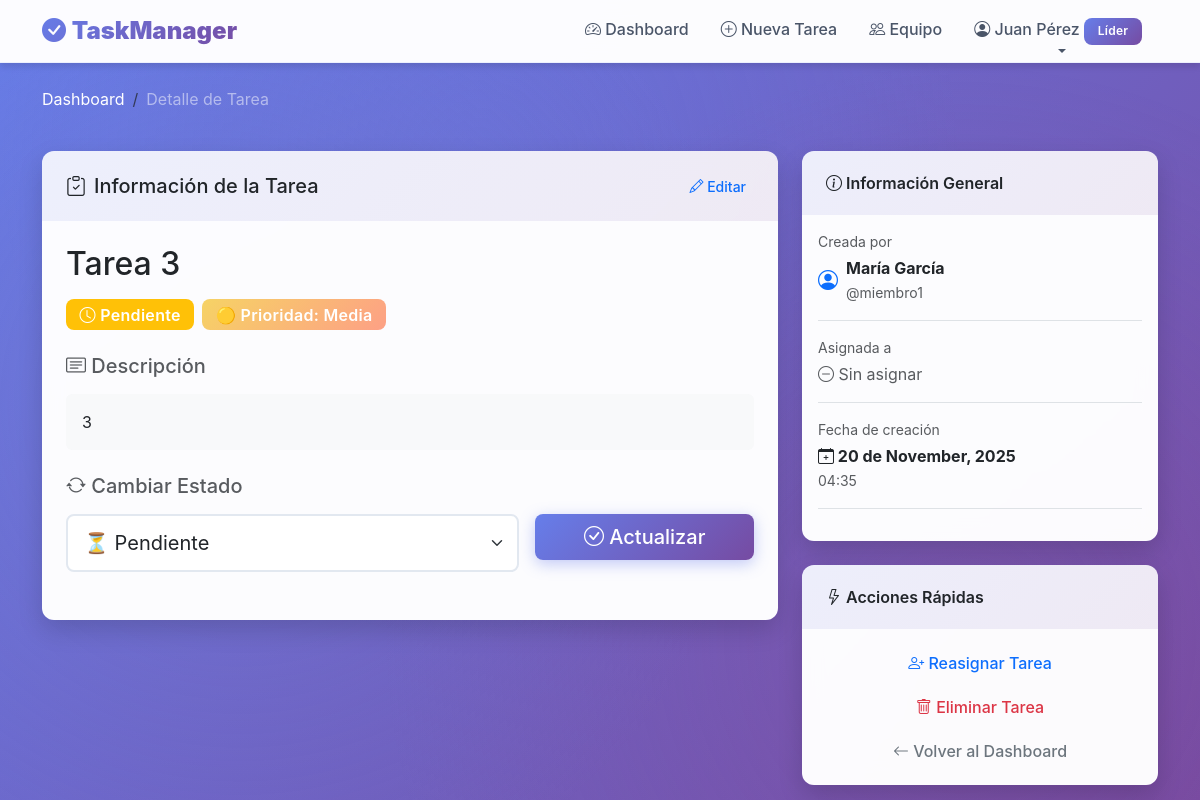
Screenshot of /tarea/3/detalle (signed in) with the database file from the repository.
### app.py (models this page shows)
class User(db.Model):
    id = db.Column(db.Integer, primary_key=True)
    username = db.Column(db.String(80), unique=True, nullable=False)
    password = db.Column(db.String(200), nullable=False)
    role = db.Column(db.String(20), nullable=False)  # 'lider' o 'miembro'
    nombre = db.Column(db.String(100), nullable=False)
    tasks_created = db.relationship('Task', backref='creador', foreign_keys='Task.created_by')
    tasks_assigned = db.relationship('Task', backref='asignado', foreign_keys='Task.assigned_to')

class Task(db.Model):
    id = db.Column(db.Integer, primary_key=True)
    titulo = db.Column(db.String(200), nullable=False)
    descripcion = db.Column(db.Text)
    estado = db.Column(db.String(20), default='pendiente')  # 'pendiente', 'en_progreso', 'completada'
    prioridad = db.Column(db.String(20), default='media')  # 'baja', 'media', 'alta', 'urgente'
    archivo = db.Column(db.String(300))  # Ruta del archivo adjunto
    nombre_archivo = db.Column(db.String(300))  # Nombre original del archivo
    created_by = db.Column(db.Integer, db.ForeignKey('user.id'), nullable=False)
    assigned_to = db.Column(db.Integer, db.ForeignKey('user.id'))
    fecha_creacion = db.Column(db.DateTime, default=datetime.utcnow)
    fecha_completada = db.Column(db.DateTime)

### app.py (the view)
@app.route('/tarea/<int:id>/detalle')
@login_required
def detalle_tarea(id):
    tarea = Task.query.get_or_404(id)
    user = User.query.get(session['user_id'])
    if user.role != 'lider' and tarea.assigned_to != user.id and tarea.created_by != user.id:
        flash('No tienes permisos para ver esta tarea', 'danger')
        return redirect(url_for('dashboard'))
    miembros = User.query.filter_by(role='miembro').all() if user.role == 'lider' else []
    return render_template('detalle_tarea.html', tarea=tarea, miembros=miembros)

### app.py (called while the page is built)
def login_required(f):
    @wraps(f)
    def decorated_function(*args, **kwargs):
        if 'user_id' not in session:
            flash('Debes iniciar sesión primero', 'warning')
            return redirect(url_for('login'))
        return f(*args, **kwargs)
    return decorated_function

### templates/detalle_tarea.html (shortened to what this page needs)
{% extends "base.html" %}
{% block content %}
<div class="row mb-4">
    <div class="col">
        <nav aria-label="breadcrumb">
            <ol class="breadcrumb bg-transparent">
                <li class="breadcrumb-item"><a href="{{ url_for('dashboard') }}" class="text-white text-decoration-none">Dashboard</a></li>
                <li class="breadcrumb-item active text-white-50">Detalle de Tarea</li>
            </ol>
        </nav>
    </div>
</div>
<div class="row">
    <div class="col-lg-8 mb-4">
        <div class="card">
            <div class="card-header d-flex justify-content-between align-items-center">
                <div class="d-flex align-items-center gap-2">
                    <i class="bi bi-clipboard-check fs-5"></i>
                    <h5 class="mb-0">Información de la Tarea</h5>
                </div>
                <div>
                    {% if session.user_id == tarea.created_by or session.role == 'lider' %}
                    <button class="btn btn-sm btn-outline-primary" data-bs-toggle="modal" data-bs-target="#editarModal">
                        <i class="bi bi-pencil"></i> Editar
                    </button>
                    {% endif %}
                </div>
            </div>
            <div class="card-body p-4">
                <div class="d-flex justify-content-between align-items-start mb-4">
                    <div class="flex-grow-1">
                        <h2 class="mb-3">{{ tarea.titulo }}</h2>
                        <div class="d-flex gap-2 flex-wrap">
                            <span class="badge bg-{{ 'warning' if tarea.estado == 'pendiente' else 'info' if tarea.estado == 'en_progreso' else 'success' }} fs-6">
                                <i class="bi bi-{{ 'clock' if tarea.estado == 'pendiente' else 'play-circle' if tarea.estado == 'en_progreso' else 'check-circle' }}"></i>
                                {{ tarea.estado|replace('_', ' ')|title }}
                            </span>
                            {% if tarea.prioridad %}
                            <span class="badge priority-badge-{{ tarea.prioridad }} fs-6">
                                {{ '🟢' if tarea.prioridad == 'baja' else '🟡' if tarea.prioridad == 'media' else '🟠' if tarea.prioridad == 'alta' else '🔴' }}
                                Prioridad: {{ tarea.prioridad|title }}
                            </span>
                            {% endif %}
                        </div>
                    </div>
                </div>
                <div class="mb-4">
                    <h5 class="text-muted mb-3">
                        <i class="bi bi-card-text"></i> Descripción
                    </h5>
                    {% if tarea.descripcion %}
                    <div class="p-3 bg-light rounded">
                        <p class="mb-0" style="white-space: pre-line;">{{ tarea.descripcion }}</p>
                    </div>
                    {% else %}
                    <div class="p-3 bg-light rounded text-muted">
                        <i class="bi bi-info-circle"></i> Sin descripción
                    </div>
                    {% endif %}
                </div>
                <div class="mb-4">
                    <h5 class="text-muted mb-3">
                        <i class="bi bi-arrow-repeat"></i> Cambiar Estado
                    </h5>
                    <form method="POST" action="{{ url_for('actualizar_estado_tarea', id=tarea.id) }}">
                        <div class="row g-3">
                            <div class="col-md-8">
                                <select name="estado" class="form-select form-select-lg">
                                    <option value="pendiente" {% if tarea.estado == 'pendiente' %}selected{% endif %}>
                                        ⏳ Pendiente
                                    </option>
                                </select>
                            </div>
                            <div class="col-md-4">
                                <button type="submit" class="btn btn-primary w-100 btn-lg">
                                    <i class="bi bi-check-circle"></i> Actualizar
                                </button>
                            </div>
                        </div>
                    </form>
                </div>
            </div>
        </div>
    </div>
    <div class="col-lg-4">
        <div class="card mb-4">
            <div class="card-header">
                <i class="bi bi-info-circle"></i> Información General
            </div>
            <div class="card-body">
                <div class="mb-3 pb-3 border-bottom">
                    <small class="text-muted d-block mb-1">Creada por</small>
                    <div class="d-flex align-items-center gap-2">
                        <i class="bi bi-person-circle fs-5 text-primary"></i>
                        <div>
                            <strong>{{ tarea.creador.nombre }}</strong>
                            <br>
                            <small class="text-muted">@{{ tarea.creador.username }}</small>
                        </div>
                    </div>
                </div>
                <div class="mb-3 pb-3 border-bottom">
                    <small class="text-muted d-block mb-1">Asignada a</small>
                    {% if tarea.asignado %}
                    <div class="d-flex align-items-center gap-2">
                        <i class="bi bi-person-check fs-5 text-success"></i>
                        <div>
                            <strong>{{ tarea.asignado.nombre }}</strong>
                            <br>
                            <small class="text-muted">@{{ tarea.asignado.username }}</small>
                        </div>
                    </div>
                    {% else %}
                    <span class="text-muted">
                        <i class="bi bi-dash-circle"></i> Sin asignar
                    </span>
                    {% endif %}
                </div>
                <div class="mb-3 pb-3 border-bottom">
                    <small class="text-muted d-block mb-1">Fecha de creación</small>
                    <strong>
                        <i class="bi bi-calendar-plus"></i>
                        {{ tarea.fecha_creacion.strftime('%d de %B, %Y') }}
                    </strong>
                    <br>
                    <small class="text-muted">{{ tarea.fecha_creacion.strftime('%H:%M') }}</small>
                </div>
            </div>
        </div>
        <div class="card">
            <div class="card-header">
                <i class="bi bi-lightning"></i> Acciones Rápidas
            </div>
            <div class="card-body">
                <div class="d-grid gap-2">
                    {% if session.role == 'lider' %}
                    <button class="btn btn-outline-primary" data-bs-toggle="modal" data-bs-target="#reasignarModal">
                        <i class="bi bi-person-plus"></i> Reasignar Tarea
                    </button>
                    {% endif %}
                    {% if session.user_id == tarea.created_by or session.role == 'lider' %}
                    <form method="POST" action="{{ url_for('eliminar_tarea', id=tarea.id) }}"
                          onsubmit="return confirm('¿Estás seguro de eliminar esta tarea?')">
                        <button type="submit" class="btn btn-outline-danger w-100">
                            <i class="bi bi-trash"></i> Eliminar Tarea
                        </button>
                    </form>
                    {% endif %}
                    <a href="{{ url_for('dashboard') }}" class="btn btn-outline-secondary">
                        <i class="bi bi-arrow-left"></i> Volver al Dashboard
                    </a>
                </div>
            </div>
        </div>
    </div>
</div>
{% endblock %}

### templates/base.html (shortened to what this page needs)
<!DOCTYPE html>
<html lang="es">
<head>
    <link href="https://cdn.jsdelivr.net/npm/bootstrap@5.3.0/dist/css/bootstrap.min.css" rel="stylesheet">
    <link rel="stylesheet" href="https://cdn.jsdelivr.net/npm/bootstrap-icons@1.11.0/font/bootstrap-icons.css">
</head>
<body>
    {% if session.user_id %}
    <nav class="navbar navbar-expand-lg navbar-custom mb-4">
        <div class="container">
            <a class="navbar-brand" href="{{ url_for('dashboard') }}">
                <i class="bi bi-check-circle-fill text-primary"></i>
                <strong>TaskManager</strong>
            </a>
            <div class="collapse navbar-collapse" id="navbarNav">
                <ul class="navbar-nav ms-auto">
                    <li class="nav-item">
                        <a class="nav-link" href="{{ url_for('dashboard') }}">
                            <i class="bi bi-speedometer2"></i> Dashboard
                        </a>
                    </li>
                    <li class="nav-item">
                        <a class="nav-link" href="{{ url_for('crear_tarea') }}">
                            <i class="bi bi-plus-circle"></i> Nueva Tarea
                        </a>
                    </li>
                    {% if session.role == 'lider' %}
                    <li class="nav-item">
                        <a class="nav-link" href="{{ url_for('tareas_por_miembro') }}">
                            <i class="bi bi-people"></i> Equipo
                        </a>
                    </li>
                    {% endif %}
                    <li class="nav-item dropdown">
                        <a class="nav-link dropdown-toggle" href="#" role="button" data-bs-toggle="dropdown">
                            <i class="bi bi-person-circle"></i> {{ session.nombre }}
                            {% if session.role == 'lider' %}
                            <span class="badge badge-lider">Líder</span>
                            {% else %}
                            <span class="badge badge-miembro">Miembro</span>
                            {% endif %}
                        </a>
                    </li>
                </ul>
            </div>
        </div>
    </nav>
    {% endif %}
    <div class="container">
        {% block content %}{% endblock %}
    </div>
</body>
</html>

### templates/base.html (style rules this page uses)
:root { --primary-gradient: linear-gradient(135deg, #667eea 0%, #764ba2 100%); --success-gradient: linear-gradient(135deg, #11998e 0%, #38ef7d 100%); --warning-gradient: linear-gradient(135deg, #f093fb 0%, #f5576c 100%); --info-gradient: linear-gradient(135deg, #4facfe 0%, #00f2fe 100%); --dark-gradient: linear-gradient(135deg, #434343 0%, #000000 100%); --shadow-sm: 0 2px 4px rgba(0,0,0,0.08); --shadow-md: 0 4px 6px rgba(0,0,0,0.1); --shadow-lg: 0 10px 25px rgba(0,0,0,0.15); --shadow-xl: 0 20px 40px rgba(0,0,0,0.2); --border-radius: 12px; --transition: all 0.3s cubic-bezier(0.4, 0, 0.2, 1); }
body { min-height: 100vh; background: linear-gradient(135deg, #667eea 0%, #764ba2 100%); font-family: 'Inter', -apple-system, BlinkMacSystemFont, 'Segoe UI', sans-serif; position: relative; }
body::before { content: ''; position: fixed; top: 0; left: 0; right: 0; bottom: 0; background: radial-gradient(circle at 20% 50%, rgba(120, 119, 198, 0.3), transparent 50%), radial-gradient(circle at 80% 80%, rgba(138, 80, 156, 0.3), transparent 50%), radial-gradient(circle at 40% 20%, rgba(102, 126, 234, 0.2), transparent 50%); z-index: -1; animation: gradientShift 15s ease infinite; }
.navbar-custom { background: rgba(255, 255, 255, 0.98); backdrop-filter: blur(20px); box-shadow: var(--shadow-md); border-bottom: 1px solid rgba(102, 126, 234, 0.1); }
.navbar-brand { font-weight: 700; font-size: 1.5rem; background: var(--primary-gradient); -webkit-background-clip: text; -webkit-text-fill-color: transparent; background-clip: text; }
.nav-link { font-weight: 500; color: #4a5568 !important; transition: var(--transition); position: relative; padding: 0.5rem 1rem !important; }
.nav-link::after { content: ''; position: absolute; bottom: 0; left: 50%; width: 0; height: 2px; background: var(--primary-gradient); transition: var(--transition); transform: translateX(-50%); }
.card { border-radius: var(--border-radius); box-shadow: var(--shadow-lg); border: none; background: rgba(255, 255, 255, 0.98); backdrop-filter: blur(10px); transition: var(--transition); overflow: hidden; }
.card-header { border: none; padding: 1.25rem 1.5rem; font-weight: 600; background: linear-gradient(135deg, rgba(102, 126, 234, 0.1) 0%, rgba(118, 75, 162, 0.1) 100%); }
.badge-lider { background: var(--primary-gradient); padding: 0.35rem 0.75rem; border-radius: 20px; font-weight: 600; letter-spacing: 0.5px; }
.btn { border-radius: 8px; font-weight: 500; transition: var(--transition); border: none; position: relative; overflow: hidden; }
.btn::before { content: ''; position: absolute; top: 50%; left: 50%; width: 0; height: 0; border-radius: 50%; background: rgba(255, 255, 255, 0.3); transform: translate(-50%, -50%); transition: width 0.6s, height 0.6s; }
.btn-primary { background: var(--primary-gradient); box-shadow: 0 4px 15px rgba(102, 126, 234, 0.4); }
.badge { padding: 0.45rem 0.85rem; border-radius: 8px; font-weight: 600; letter-spacing: 0.3px; }
.form-control, .form-select { border-radius: 8px; border: 2px solid #e2e8f0; padding: 0.75rem 1rem; transition: var(--transition); }
.priority-badge-media { background: linear-gradient(135deg, #f6d365 0%, #fda085 100%); color: white; }

### rows the page displays
User: nombre "Juan Pérez"
Task: titulo "Tarea 3", estado "Pendiente", prioridad "🟡", prioridad "Media", descripcion "3", estado "⏳ Pendiente", fecha_creacion "20 de November, 2025", fecha_creacion "04:35"
User: creador.nombre "María García", creador.username "miembro1"
